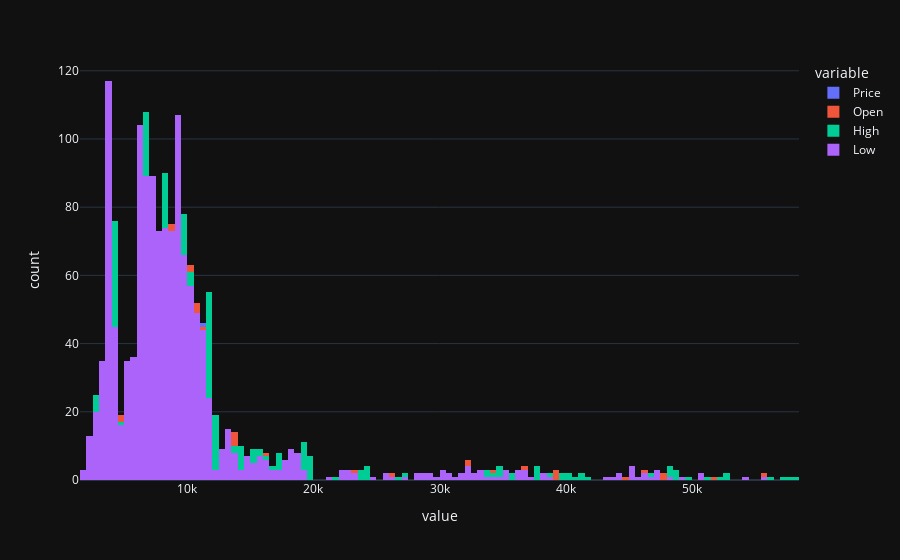

Notebook source saved alongside this figure:
### Code cell
# Value distribution before scaling
fig2 = px.histogram(ddf,template = 'plotly_dark')
fig2.update_layout(barmode = 'overlay')
fig2.show()

### Figure 1 — Plotly figure (JSON) as saved in the notebook; plotly's stock layout.template omitted (floating-point values rounded to 4 significant figures; data arrays with more than 128 entries replaced by an {"elided": "..."} marker saying what was removed)
{"data": [{"alignmentgroup": "True", "bingroup": "x", "hovertemplate": "variable=Price<br>value=%{x}<br>count=%{y}<extra></extra>", "legendgroup": "Price", "marker": {"color": "#636efa", "pattern": {"shape": ""}}, "name": "Price", "offsetgroup": "Price", "orientation": "v", "showlegend": true, "x": {"elided": "1339 float values"}, "xaxis": "x", "yaxis": "y", "type": "histogram"}, {"alignmentgroup": "True", "bingroup": "x", "hovertemplate": "variable=Open<br>value=%{x}<br>count=%{y}<extra></extra>", "legendgroup": "Open", "marker": {"color": "#EF553B", "pattern": {"shape": ""}}, "name": "Open", "offsetgroup": "Open", "orientation": "v", "showlegend": true, "x": {"elided": "1339 float values"}, "xaxis": "x", "yaxis": "y", "type": "histogram"}, {"alignmentgroup": "True", "bingroup": "x", "hovertemplate": "variable=High<br>value=%{x}<br>count=%{y}<extra></extra>", "legendgroup": "High", "marker": {"color": "#00cc96", "pattern": {"shape": ""}}, "name": "High", "offsetgroup": "High", "orientation": "v", "showlegend": true, "x": {"elided": "1339 float values"}, "xaxis": "x", "yaxis": "y", "type": "histogram"}, {"alignmentgroup": "True", "bingroup": "x", "hovertemplate": "variable=Low<br>value=%{x}<br>count=%{y}<extra></extra>", "legendgroup": "Low", "marker": {"color": "#ab63fa", "pattern": {"shape": ""}}, "name": "Low", "offsetgroup": "Low", "orientation": "v", "showlegend": true, "x": {"elided": "1339 float values"}, "xaxis": "x", "yaxis": "y", "type": "histogram"}], "layout": {"xaxis": {"anchor": "y", "domain": [0.0, 1.0], "title": {"text": "value"}}, "yaxis": {"anchor": "x", "domain": [0.0, 1.0], "title": {"text": "count"}}, "legend": {"title": {"text": "variable"}, "tracegroupgap": 0}, "margin": {"t": 60}, "barmode": "overlay"}}
